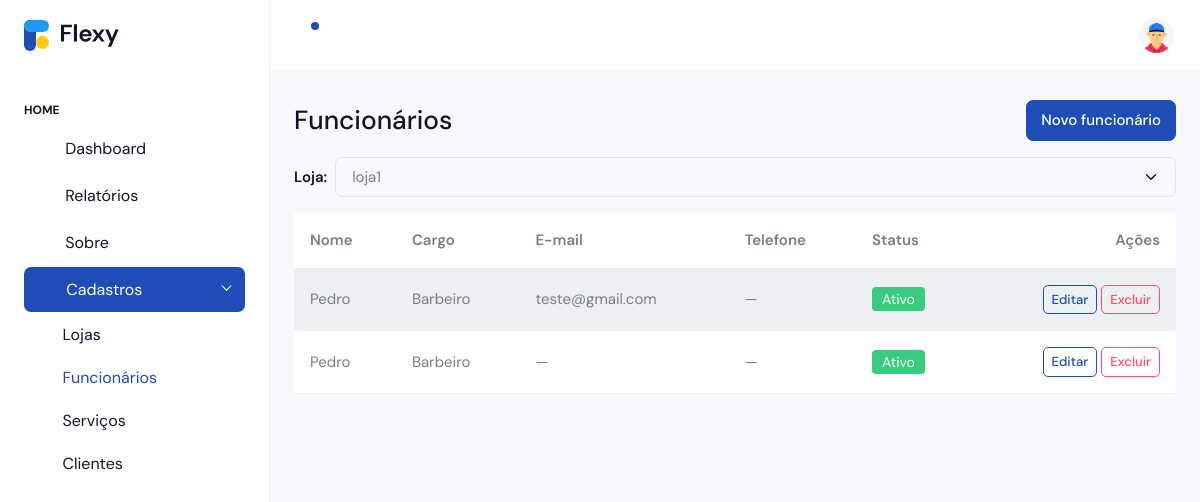
Before: /cadastro/funcionarios/ (signed in) with the older database file.
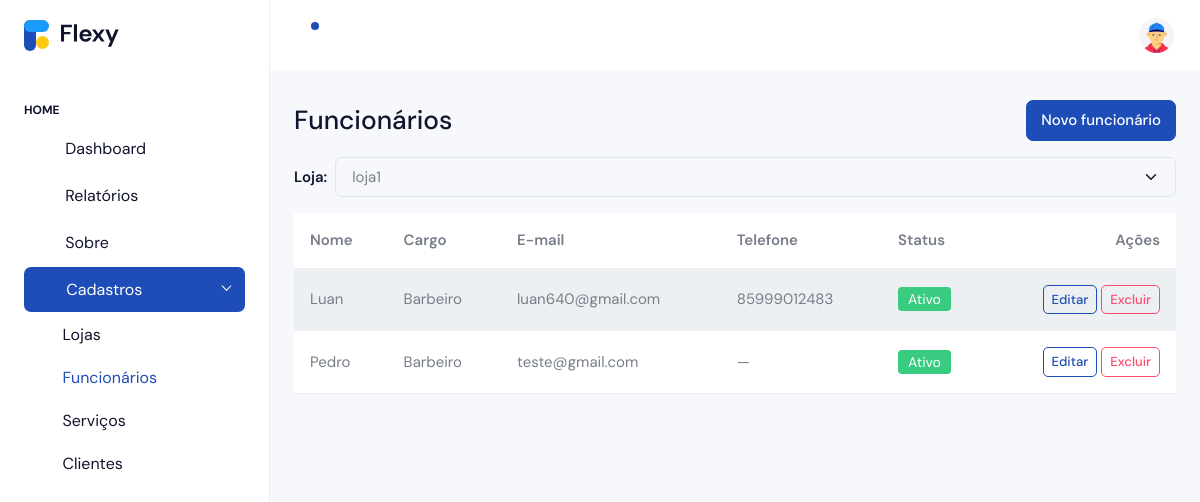
After: the same page with the newer database file.
### apps/cadastro/models.py (models this page shows, shortened)
class Funcionario(models.Model):
    class Cargo(models.TextChoices):
        BARBEIRO = 'barbeiro', 'Barbeiro'
        CABELEIREIRO = 'cabeleireiro', 'Cabeleireiro(a)'
        MANICURE = 'manicure', 'Manicure/Pedicure'
        ESTETICISTA = 'esteticista', 'Esteticista'
        SOMBRANCELHA = 'sobrancelha', 'Designer de Sobrancelha'
        RECEPCAO = 'recepcao', 'Recepção'
        OUTRO = 'outro', 'Outro'
    phone_regex = RegexValidator(
        r'^\+?\d{10,15}$',
        'Informe telefone no formato internacional, ex.: +5585...'
    )
    loja = models.ForeignKey('Loja', on_delete=models.CASCADE, related_name='funcionarios')
    nome = models.CharField(max_length=120)
    cargo = models.CharField(max_length=20, choices=Cargo.choices, default=Cargo.BARBEIRO)
    email = models.EmailField(blank=True, null=True)
    telefone = models.CharField(max_length=17, blank=True, null=True, validators=[phone_regex])
    slug = models.SlugField(max_length=160, blank=True)
    ativo = models.BooleanField(default=True)
    criado_em = models.DateTimeField(auto_now_add=True)
    atualizado_em = models.DateTimeField(auto_now=True)
    class Meta:
        verbose_name = 'Funcionário'
        verbose_name_plural = 'Funcionários'
        unique_together = (('loja', 'slug'),)
        ordering = ('nome',)

### apps/cadastro/views.py (the view, shortened to what this page needs)
# urls.py: path('funcionarios/', views.funcionarios, name='funcionarios'),
@login_required
@subscription_required
def funcionarios(request):
    if not getattr(request.user, 'is_owner', False):
        return redirect('accounts:owner_login')
    lojas_qs = request.user.lojas.order_by('nome')
    loja = _get_loja_ativa(request, lojas_qs)
    target = request.headers.get('HX-Target')
    form = FuncionarioForm(lojas=lojas_qs, initial={'loja': loja})
    inst = Funcionario(loja=loja)
    formset = _agenda_formset(inst)
    qs = loja.funcionarios.order_by('nome')
    ctx = {'lojas': lojas_qs, 'loja': loja, 'form': form, 'formset': formset, 'funcionarios': qs}
    if request.headers.get('HX-Request') and target != 'content':
        return render(request, 'cadastro/partials/funcionarios.html', ctx)
    return render(request, 'cadastro/funcionarios.html', ctx)

### apps/cadastro/forms.py (shortened to what this page needs)
class FuncionarioForm(forms.ModelForm):
    loja = forms.ModelChoiceField(queryset=Loja.objects.none(), label="Loja")
    class Meta:
        model = Funcionario
        fields = ["loja", "nome", "cargo", "email", "telefone", "ativo"]
        labels = {
            "nome": "Nome",
            "cargo": "Cargo",
            "email": "E-mail",
            "telefone": "Telefone",
            "ativo": "Ativo?",
            "loja": "Loja",
        }
        widgets = {
            "nome": forms.TextInput(attrs={"placeholder": "Ex.: Pedro Alves"}),
            "email": forms.EmailInput(attrs={"placeholder": "exemplo@dominio.com"}),
            "telefone": forms.TextInput(attrs={"placeholder": "+5585..."}),
        }
    def __init__(self, *args, **kwargs):
        lojas = kwargs.pop("lojas", Loja.objects.none())
        super().__init__(*args, **kwargs)
        self.fields["loja"].queryset = lojas

### apps/accounts/models.py (called while the page is built)
    def is_active(self) -> bool:
        return timezone.now() <= self.end_date

### apps/cadastro/models.py (called while the page is built)
    def __str__(self):
        return f"{self.nome} ({self.owner.email})"

### apps/cadastro/views.py (called while the page is built)
def _get_loja_ativa(request, lojas_qs):
    data = request.GET if request.method == 'GET' else request.POST
    loja_id = data.get('loja_filtro') or data.get('loja')
    loja = None
    if loja_id:
        try:
            loja = lojas_qs.filter(id=int(loja_id)).first()
        except (ValueError, TypeError):
            loja = None
    return loja or lojas_qs.first()

def _agenda_formset(instance, data=None):
    formset = FuncionarioAgendaSemanalFormSet(data=data, instance=instance, prefix="agenda")
    usados = {f.instance.weekday for f in formset.initial_forms if f.instance.pk}
    restantes = [d for d in range(7) if d not in usados]
    for form, dia in zip(formset.extra_forms, restantes):
        form.initial["weekday"] = dia
    return formset

### apps/cadastro/templates/cadastro/funcionarios.html (shortened to what this page needs)
{% extends 'accounts/index.html' %}
{% block content %}
<div class="d-flex justify-content-between align-items-center mb-3">
  <h3 class="m-0">Funcionários</h3>
  <button class="btn btn-primary" data-bs-toggle="modal" data-bs-target="#modalFuncionario">
    Novo funcionário
  </button>
</div>
<form id="filtros-func" class="mb-3 d-flex gap-2">
  <label class="form-label m-0 align-self-center">Loja:</label>
  <select name="loja_filtro" class="form-select"
          hx-get="{% url 'cadastro:funcionarios' %}"
          hx-target="#funcionarios-tbody"
          hx-select="#funcionarios-tbody"
          hx-swap="outerHTML"
          hx-indicator="#funcionarios-loading"
          hx-push-url="true"
          hx-trigger="change">
    {% for l in lojas %}
      <option value="{{ l.id }}" {% if loja and l.id == loja.id %}selected{% endif %}>{{ l.nome }}</option>
    {% endfor %}
  </select>
</form>
<div class="table-responsive">
  <table class="table table-striped align-middle">
    <thead>
      <tr><th>Nome</th><th>Cargo</th><th>E-mail</th><th>Telefone</th><th>Status</th><th class="text-end">Ações</th></tr>
    </thead>
    {% include 'cadastro/partials/funcionarios.html' %}
  </table>
</div>
{% endblock %}

### apps/accounts/templates/accounts/index.html (shortened to what this page needs)
{% load static %}
<!doctype html>
<html lang="en">
<head>
  <link rel="stylesheet" href="{% static 'css/styles.min.css' %}">
</head>
<body>
  <div id="toasts" class="toast-container position-fixed top-0 end-0 p-3" style="z-index:1100;">
  </div>
  <div class="page-wrapper" id="main-wrapper" data-layout="vertical" data-navbarbg="skin6" data-sidebartype="full"
    data-sidebar-position="fixed" data-header-position="fixed">
    <aside class="left-sidebar">
      <div>
        <div class="brand-logo d-flex align-items-center justify-content-between">
          <a href="./index.html" class="text-nowrap logo-img">
            <img src="{% static 'images/logos/logo.svg' %}" alt="" />
          </a>
        </div>
        <nav class="sidebar-nav scroll-sidebar" data-simplebar="">
          <ul id="sidebarnav">
            <li class="nav-small-cap">
              <span class="hide-menu">Home</span>
            </li>
            <li class="sidebar-item">
              <a
                aria-expanded="false"
                class="sidebar-link"
                href="{% url 'accounts:owner_home' %}"
                hx-get="{% url 'accounts:owner_home' %}"
                hx-target="#content"
                hx-select="#content"
                hx-swap="outerHTML"
                hx-push-url="true">
                <i class="ti ti-atom"></i>
                <span class="hide-menu">Dashboard</span>
              </a>
            </li>
            <li class="sidebar-item">
              <a
                aria-expanded="false"
                class="sidebar-link"
                href="{% url 'accounts:owner_dashboard' %}"
                hx-get="{% url 'accounts:owner_dashboard' %}"
                hx-target="#content"
                hx-select="#content"
                hx-swap="outerHTML"
                hx-push-url="true">
                <i class="ti ti-chart-bar"></i>
                <span class="hide-menu">Relatórios</span>
              </a>
            </li>
            <li class="sidebar-item">
              <a
                aria-expanded="false"
                class="sidebar-link"
                href="{% url 'accounts:owner_sobre' %}"
                hx-get="{% url 'accounts:owner_sobre' %}"
                hx-target="#content"
                hx-select="#content"
                hx-swap="outerHTML"
                hx-push-url="true">
                <i class="ti ti-atom"></i>
                <span class="hide-menu">Sobre</span>
              </a>
            </li>
            <li class="sidebar-item">
              <a class="sidebar-link justify-content-between has-arrow" href="javascript:void(0)" aria-expanded="false">
                <div class="d-flex align-items-center gap-3">
                  <span class="d-flex">
                    <i class="ti ti-basket"></i>
                  </span>
                  <span class="hide-menu">Cadastros</span>
                </div>
              </a>
              <ul aria-expanded="false" class="collapse first-level">
                <li class="sidebar-item">
                  <a
                    aria-expanded="false"
                    class="sidebar-link"
                    href="{% url 'cadastro:owner_shops' %}"
                    hx-get="{% url 'cadastro:owner_shops' %}"
                    hx-target="#content"
                    hx-select="#content"
                    hx-swap="outerHTML"
                    hx-push-url="true">
                    <i class="ti ti-atom"></i>
                    <span class="hide-menu">Lojas</span>
                  </a>
                </li>
                <li class="sidebar-item">
                <a
                    aria-expanded="false"
                    class="sidebar-link"
                    href="{% url 'cadastro:funcionarios' %}"
                    hx-get="{% url 'cadastro:funcionarios' %}"
                    hx-target="#content"
                    hx-select="#content"
                    hx-swap="outerHTML"
                    hx-push-url="true">
                    <i class="ti ti-atom"></i>
                    <span class="hide-menu">Funcionários</span>
                  </a>
                </li>
                <li class="sidebar-item">
                  <a
                    aria-expanded="false"
                    class="sidebar-link"
                    href="{% url 'cadastro:servicos' %}"
                    hx-get="{% url 'cadastro:servicos' %}"
                    hx-target="#content"
                    hx-select="#content"
                    hx-swap="outerHTML"
                    hx-push-url="true">
                    <i class="ti ti-atom"></i>
                    <span class="hide-menu">Serviços</span>
                  </a>
                </li>
                <li class="sidebar-item">
                  <a
                    aria-expanded="false"
                    class="sidebar-link"
                    href="{% url 'cadastro:clientes' %}"
                    hx-get="{% url 'cadastro:clientes' %}"
                    hx-target="#content"
                    hx-select="#content"
                    hx-swap="outerHTML"
                    hx-push-url="true">
                    <i class="ti ti-atom"></i>
                    <span class="hide-menu">Clientes</span>
                  </a>
                </li>
              </ul>
            </li>
          </ul>
        </nav>
      </div>
    </aside>
    <div class="body-wrapper" id='content' hx-history-elt>
      <header class="app-header">
        <nav class="navbar navbar-expand-lg navbar-light">
          <ul class="navbar-nav">
            <li class="nav-item dropdown">
              <a class="nav-link " href="javascript:void(0)" id="drop1" data-bs-toggle="dropdown" aria-expanded="false">
                <i class="ti ti-bell"></i>
                <div class="notification bg-primary rounded-circle"></div>
              </a>
            </li>
          </ul>
          <div class="navbar-collapse justify-content-end px-0" id="navbarNav">
            <ul class="navbar-nav flex-row ms-auto align-items-center justify-content-end">
              <li class="nav-item dropdown">
                <a class="nav-link " href="javascript:void(0)" id="drop2" data-bs-toggle="dropdown"
                  aria-expanded="false">
                  <img src="{% static 'images/profile/user-1.jpg' %}" alt="" width="35" height="35" class="rounded-circle">
                </a>
              </li>
            </ul>
          </div>
        </nav>
      </header>
      <div class="body-wrapper-inner">
        <div class="container-fluid">
          {% block content %}
          {% endblock %}
        </div>
      </div>
    </div>
  </div>
</body>
</html>

### apps/cadastro/templates/cadastro/partials/funcionarios.html
<tbody id="funcionarios-tbody">
  {% for f in funcionarios %}
  <tr>
    <td>{{ f.nome }}</td>
    <td>{{ f.get_cargo_display }}</td>
    <td>{{ f.email|default:"—" }}</td>
    <td>{{ f.telefone|default:"—" }}</td>
    <td>
      {% if f.ativo %}
        <span class="badge bg-success">Ativo</span>
      {% else %}
        <span class="badge bg-secondary">Inativo</span>
      {% endif %}
    </td>
    <td class="text-end">
      <button
        class="btn btn-sm btn-outline-primary"
        hx-get="{% url 'cadastro:funcionario_edit' f.pk %}"
        hx-target="#modalFuncionarioOps .modal-content"
        hx-swap="innerHTML"
        hx-on="htmx:afterOnLoad: (function(){ const m=document.getElementById('modalFuncionarioOps'); if(m){ bootstrap.Modal.getOrCreateInstance(m).show(); } })()"
      >
        Editar
      </button>
      <button
        class="btn btn-sm btn-outline-danger"
        hx-get="{% url 'cadastro:funcionario_delete' f.pk %}"
        hx-target="#modalFuncionarioOps .modal-content"
        hx-swap="innerHTML"
        hx-on="htmx:afterOnLoad: (function(){ const m=document.getElementById('modalFuncionarioOps'); if(m){ bootstrap.Modal.getOrCreateInstance(m).show(); } })()"
      >
        Excluir
      </button>
    </td>
  </tr>
  {% empty %}
  <tr><td colspan="6" class="text-muted">Nenhum funcionário ainda.</td></tr>
  {% endfor %}
</tbody>

Changed rows visible on the page:
removed Funcionario: nome "Pedro", cargo "Barbeiro", email "—", telefone "—", ativo "Ativo"
added Funcionario: nome "Luan", cargo "Barbeiro", email "luan640@gmail.com", telefone "85999012483", ativo "Ativo"
